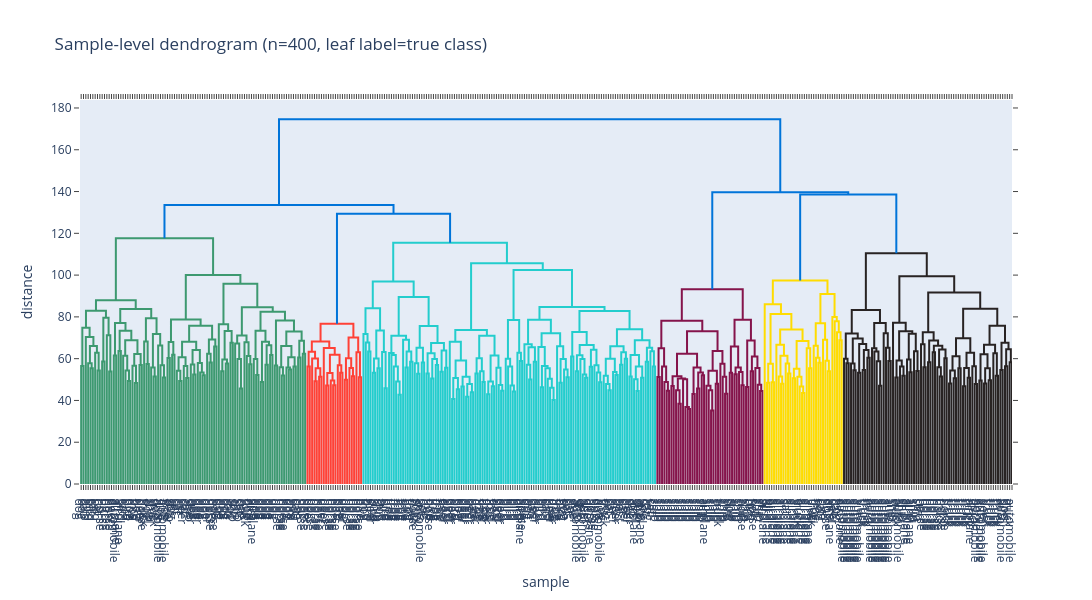

Notebook code for this chart:
### Code cell
import plotly.figure_factory as ff

rng = np.random.default_rng(SEED)
sample_size = min(400, X.shape[0])
sample_idx = rng.choice(X.shape[0], size=sample_size, replace=False)
X_sample = X[sample_idx]
y_sample = y[sample_idx]

fig = ff.create_dendrogram(
    X_sample,
    labels=[cifar10_class_names[cls] for cls in y_sample],
    linkagefun=lambda x: linkage(x, method="ward", metric="euclidean"),
)

fig.update_layout(
    title=f"Sample-level dendrogram (n={sample_size}, leaf label=true class)",
    width=1600,
    height=600,
    xaxis_title="sample",
    yaxis_title="distance",
)

fig.show()
